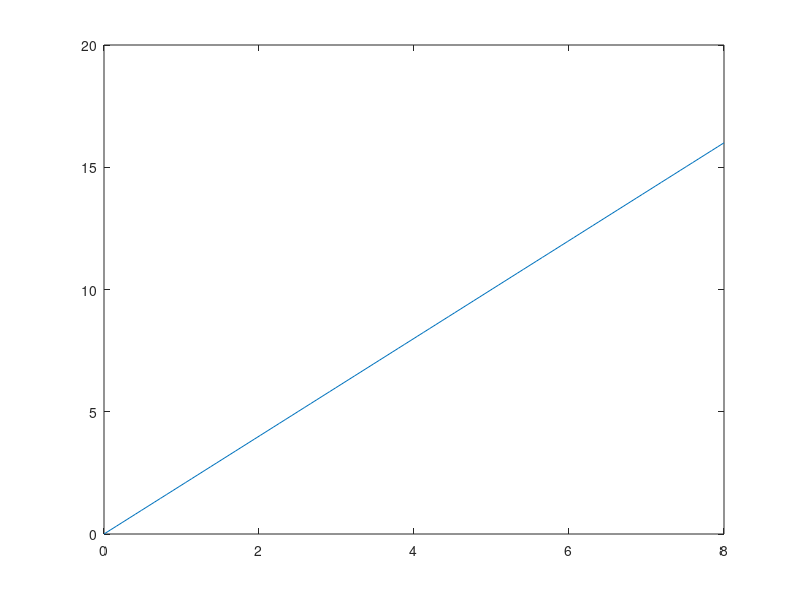

Write MATLAB code to recreate this figure. (Note: this script raises an error after producing the figure.)
x = linspace(0,8);
y = 2*x;
figure
h = plot(x,y);
pause

h.XDataSource = 'x';
h.YDataSource = 'y';

y = 4*x;
refreshdata